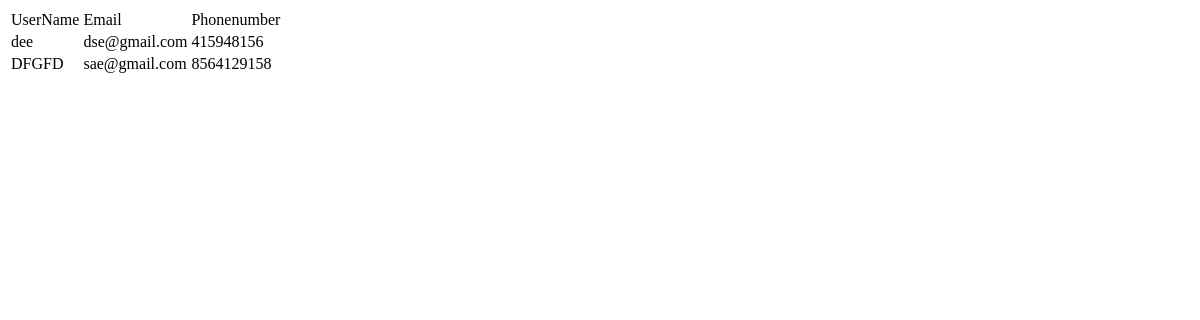
/show/, run on an earlier commit of the app's database.
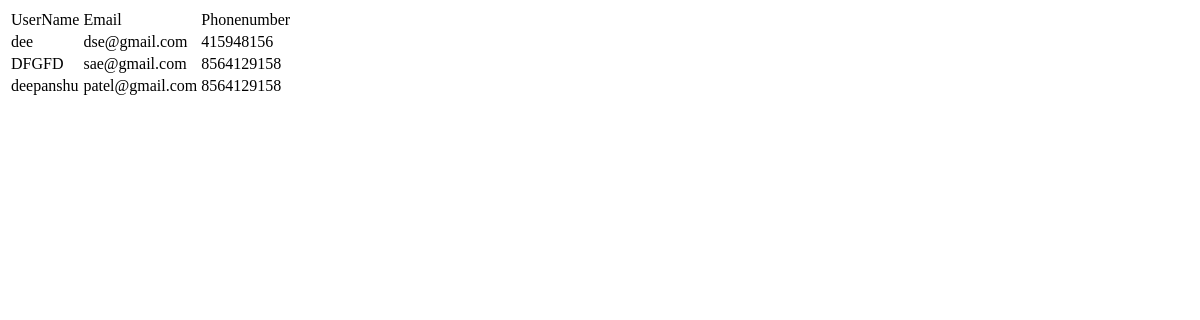
And on a later commit of the database.
### userapp/models.py (models this page shows)
class userForm(models.Model):
    username = models.CharField(max_length = 110)
    email = models.CharField(max_length = 110)
    phonenumber = models.CharField(max_length = 15)

### userapp/views.py (the view)
# urls.py: path('show/', views.showUser),
def showUser(request):
    users = userForm.objects.all()
    return render(request, 'show.html', {'users':users})

### userapp/templates/show.html (shortened to what this page needs)
<!DOCTYPE html>
<html lang="en">
<head>
</head>
<body>
    <table>
        <tr>
            <td>UserName</td>
            <td>Email</td>
            <td>Phonenumber</td>
        </tr>
        {% for user in users %}
        <tr>
            <td>{{user.username}}</td>
            <td>{{user.email}}</td>
            <td>{{user.phonenumber}}</td>
        </tr>
        {% endfor %}
    </table>
</body>
</html>

What changed in the data, as far as the page shows it:
added userForm: username "deepanshu", email "patel@gmail.com", phonenumber "8564129158"
